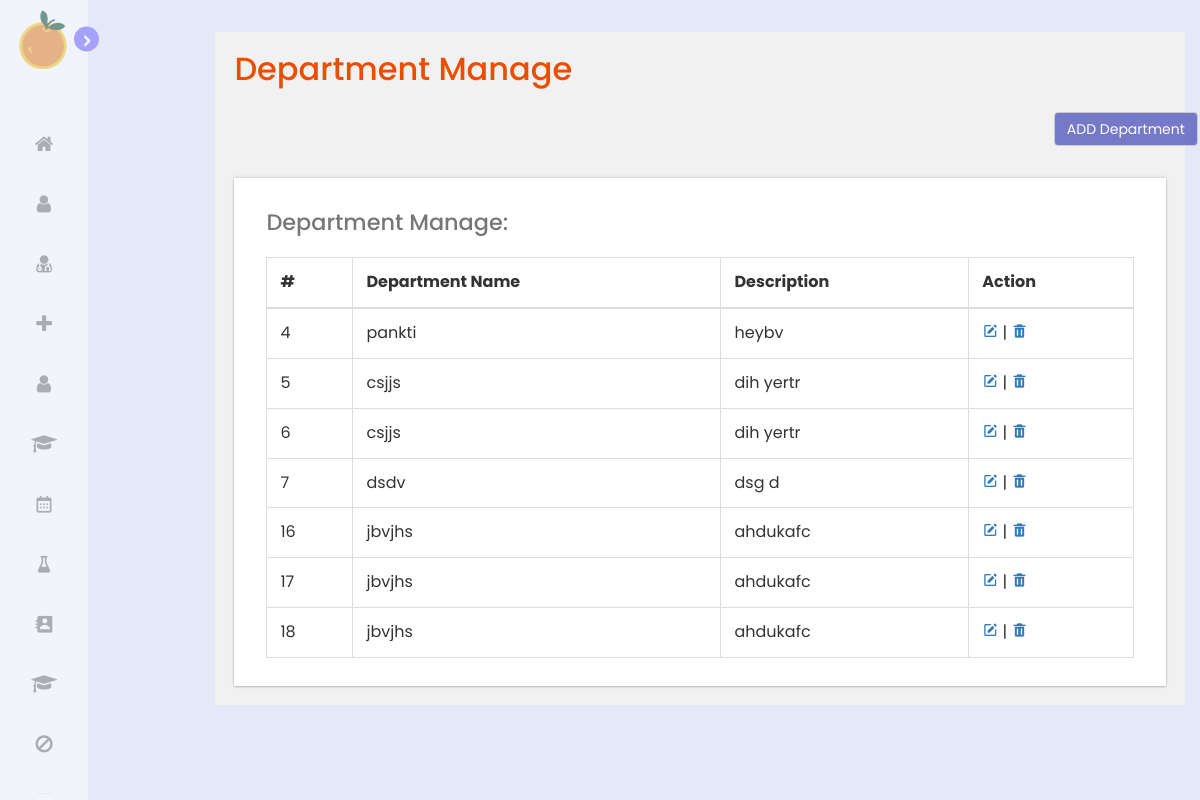
/admin/department-manage.php, run on the app's committed database.
### tables this page shows
CREATE TABLE `department` (
  `id` int(10) NOT NULL,
  `image` varchar(1000) NOT NULL,
  `department_name` varchar(500) NOT NULL,
  `description` varchar(1000) NOT NULL
);

### admin/department-manage.php (the view, shortened to what this page needs)
<?php
include_once("config.php");
$query = mysqli_query($con, "SELECT * FROM department");
?>
<!DOCTYPE HTML>
	<html>
	<head>
		<link href="css/bootstrap.css" rel='stylesheet' type='text/css' />
		<link href="css/style.css" rel='stylesheet' type='text/css' />
		<link href="css/font-awesome.css" rel="stylesheet">
		<link href="css/animate.css" rel="stylesheet" type="text/css" media="all">
		<link href="css/custom.css" rel="stylesheet">
		<link href='https://unpkg.com/boxicons@2.1.1/css/boxicons.min.css' rel='stylesheet'>
	</head>
	<body class="cbp-spmenu-push">
		<div class="row">
			<div class="col-lg-2">
				<?php include_once('side.php'); ?>
			</div>
			<div class="col-lg-10">
				<div class="main-content">
					<div id="page-wrapper">
						<div class="main-page">
							<div class="tables">
								<h3 class="title1">Department Manage</h3>
								<button type="submit" name="submit" class="btn btn-default right"
									style="background-color:rgba(97, 100, 193, 0.85);color:#fff;margin-left: 88%;"><a
										href="add-department.php" style="color:#fff;">ADD Department</a></button>
								<div class="table-responsive bs-example widget-shadow">
									<h4>Department Manage:</h4>
									<table class="table table-bordered">
										<thead>
											<tr>
                                                <th>#</th>
												<th>Department Name</th>
												<th>Description</th>
												<th>Action</th>
											</tr>
										</thead>
										<tbody>
											<?php
											while ($row = mysqli_fetch_array($query)) {
												echo "<tr>";
                                                echo "<td>".$row['id']."</td>";
												echo "<td>".$row['department_name']."</td>";
												echo "<td>".$row['description']."</td>";
												echo "<td> <a href='department-edit.php?id=$row[id]'><i class='bx bxs-edit'></i>
                                                </a> |
												<a href='deletedepartment.php?id=$row[id]'><i class='bx bxs-trash'  ></i>
												</a>
														</td>
												</tr>";
											} ?>
										</tbody>
									</table>
								</div>
							</div>
						</div>
					</div>
				</div>
			</div>
		</div>
	</body>
	</html>

### admin/css/style.css (style rules this page uses)
h4, h5, h6, h1, h2, h3 { margin: 0; }
html, body { font-family: 'Roboto Condensed', sans-serif; font-size: 100%; overflow-x: hidden; background: #fff; }
body a { transition: 0.5s all ease; -webkit-transition: 0.5s all ease; -moz-transition: 0.5s all ease; -o-transition: 0.5s all ease; -ms-transition: 0.5s all ease; text-decoration:none; }
h1,h2,h3,h4,h5,h6 { margin:0; }
.main-content { position: relative; }
.cbp-spmenu-push { overflow-x: hidden; position: relative; }
.cbp-spmenu, .cbp-spmenu-push { -webkit-transition: all 0.3s ease; -moz-transition: all 0.3s ease; transition: all 0.3s ease; }
.cbp-spmenu-push div#page-wrapper { margin: auto; transition:.5s all; -webkit-transition:.5s all; -moz-transition:.5s all; }
.charts,.row { margin: 2em 0 0; }
.widget-shadow { background-color: #fff; box-shadow: 0 -1px 3px rgba(0,0,0,.12),0 1px 2px rgba(0,0,0,.24); -webkit-box-shadow: 0 -1px 3px rgba(0,0,0,.12),0 1px 2px rgba(0,0,0,.24); -moz-box-shadow: 0 -1px 3px rgba(0,0,0,.12),0 1px 2px rgba(0,0,0,.24); }
h3.title1 { font-size: 2em; color: #e94e02; margin-bottom: 0.8em; }
.table > thead > tr > th, .table > tbody > tr > th, .table > tfoot > tr > th, .table > thead > tr > td, .table > tbody > tr > td, .table > tfoot > tr > td { border-top: none; }
.tables h4 { font-size: 1.4em; margin-bottom: 1em; color: #777777; }
.tables .panel-body ,.tables .bs-example { padding: 2em 2em 0.5em; }
.tables .table > thead > tr > th, .tables .table > tbody > tr > th, .tables .table > tfoot > tr > th, .tables .table > thead > tr > td, .tables .table > tbody > tr > td, .tables .table > tfoot > tr > td { padding: 13px; border-top: 1px solid #E0E0E0; }
.bs-example { margin-top: 2em; }

### admin/css/custom.css (style rules this page uses)
#page-wrapper { padding:2% 2%; background-color: #F1F1F1; }

### admin/side.css (style rules this page uses)
* { margin: 0; padding: 0; box-sizing: border-box; font-family: 'Poppins', sans-serif; }
:root { --body-color: #E4E9F7; --sidebar-color: #FFF; --primary-color: #6958FF; --primary-color-light: #F6F5FF; --toggle-color: #DDD; --text-color: #707070; --tran-03: all 0.2s ease; --tran-03: all 0.3s ease; --tran-04: all 0.3s ease; --tran-05: all 0.3s ease; }
body { min-height: 100vh; background-color: var(--body-color); transition: var(--tran-05); }

### data on the page
department: id "4", department_name "pankti", description "heybv"
department: id "5", department_name "csjjs", description "dih yertr"
department: id "6", department_name "csjjs", description "dih yertr"
department: id "7", department_name "dsdv", description "dsg d"
department: id "16", department_name "jbvjhs", description "ahdukafc"
department: id "17", department_name "jbvjhs", description "ahdukafc"
department: id "18", department_name "jbvjhs", description "ahdukafc"
